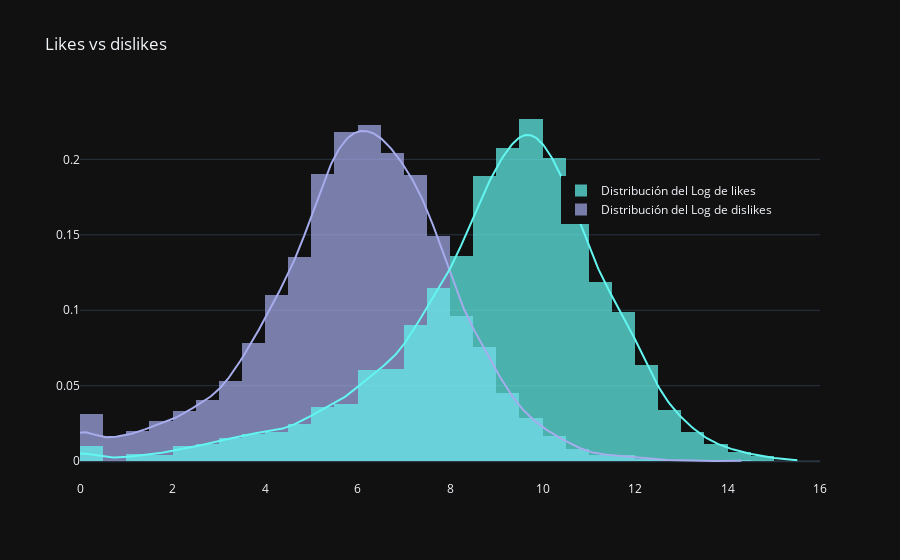

The cell this chart's notebook holds for it:
### Code cell
hist_data = [df_last["log_dislikes"].values, df_last["log_likes"].values]

group_labels = ['Distribución del Log de dislikes', 'Distribución del Log de likes']
colors = ['#A6ACEC', '#63F5EF']

# Create distplot with curve_type set to 'normal'
fig = ff.create_distplot(hist_data, group_labels, colors=colors,
                         bin_size=0.5, show_rug=False)

# Add title
fig['layout'].update(title='Likes vs dislikes', legend=dict(x=0.65, y=0.8))

# Plot!
py.iplot(fig, filename='Hist and Curve')

### Figure 1 — Plotly figure (JSON) as saved in the notebook; plotly's stock layout.template omitted (floating-point values rounded to 4 significant figures; data arrays with more than 128 entries replaced by an {"elided": "..."} marker saying what was removed)
{"data": [{"autobinx": false, "histnorm": "probability density", "legendgroup": "Distribución del Log de dislikes", "marker": {"color": "#A6ACEC"}, "name": "Distribución del Log de dislikes", "opacity": 0.7, "x": {"elided": "6351 float values"}, "xaxis": "x", "xbins": {"end": 14.33, "size": 0.5, "start": 0.0}, "yaxis": "y", "type": "histogram"}, {"autobinx": false, "histnorm": "probability density", "legendgroup": "Distribución del Log de likes", "marker": {"color": "#63F5EF"}, "name": "Distribución del Log de likes", "opacity": 0.7, "x": {"elided": "6351 float values"}, "xaxis": "x", "xbins": {"end": 15.54, "size": 0.5, "start": 0.0}, "yaxis": "y", "type": "histogram"}, {"legendgroup": "Distribución del Log de dislikes", "marker": {"color": "#A6ACEC"}, "mode": "lines", "name": "Distribución del Log de dislikes", "showlegend": false, "x": {"elided": "500 float values"}, "xaxis": "x", "y": {"elided": "500 float values"}, "yaxis": "y", "type": "scatter"}, {"legendgroup": "Distribución del Log de likes", "marker": {"color": "#63F5EF"}, "mode": "lines", "name": "Distribución del Log de likes", "showlegend": false, "x": {"elided": "500 float values"}, "xaxis": "x", "y": {"elided": "500 float values"}, "yaxis": "y", "type": "scatter"}], "layout": {"barmode": "overlay", "hovermode": "closest", "legend": {"traceorder": "reversed", "x": 0.65, "y": 0.8}, "title": {"text": "Likes vs dislikes"}, "xaxis": {"anchor": "y2", "domain": [0.0, 1.0], "zeroline": false}, "yaxis": {"anchor": "free", "domain": [0.0, 1], "position": 0.0}}}
